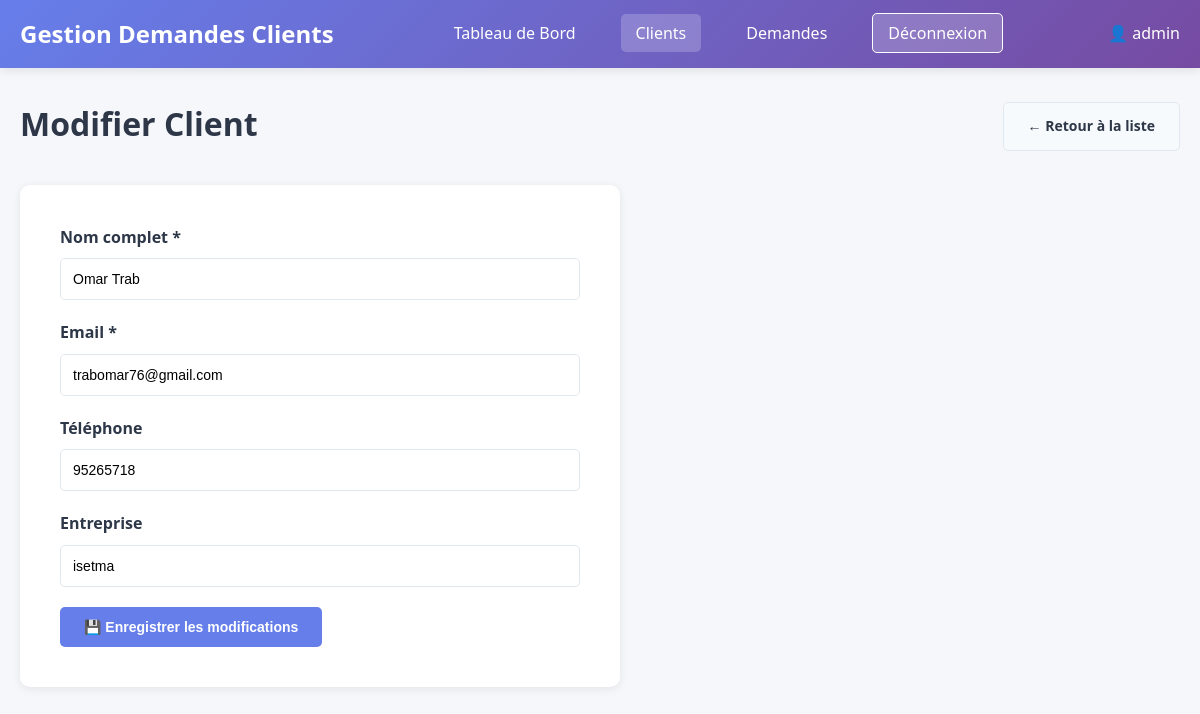
The app's page /clients/edit.php?id=3 (signed in) with its own data.
### tables this page shows
CREATE TABLE `clients` (
  `id` int(11) NOT NULL AUTO_INCREMENT,
  `nom` varchar(100) NOT NULL,
  `email` varchar(100) NOT NULL,
  `telephone` varchar(20) DEFAULT NULL,
  `entreprise` varchar(100) DEFAULT NULL,
  `created_at` timestamp NOT NULL DEFAULT current_timestamp(),
  PRIMARY KEY (`id`),
  UNIQUE KEY `email` (`email`)
);

### clients/edit.php (the view, shortened to what this page needs)
<?php
require_once '../includes/check_auth.php';
$id = isset($_GET['id']) ? (int)$_GET['id'] : 0;
$stmt = $pdo->prepare('SELECT * FROM clients WHERE id = ?');
$stmt->execute([$id]);
$client = $stmt->fetch();
?>
<!DOCTYPE html>
<html lang="fr">
<head>
    <link rel="stylesheet" href="../assets/css/style.css">
</head>
<body>
    <nav class="navbar">
        <div class="container">
            <h1 class="logo">Gestion Demandes Clients</h1>
            <ul class="nav-menu">
                <li><a href="../index.php">Tableau de Bord</a></li>
                <li><a href="list.php" class="active">Clients</a></li>
                <li><a href="../demandes/list.php">Demandes</a></li>
                <li><a href="../auth/logout.php" class="btn-logout">Déconnexion</a></li>
            </ul>
            <div class="user-info">
                <span>👤 <?= htmlspecialchars($_SESSION['username']) ?></span>
            </div>
        </div>
    </nav>
    <div class="container">
        <div class="page-header">
            <h2>Modifier Client</h2>
            <a href="list.php" class="btn btn-secondary">← Retour à la liste</a>
        </div>
        <div class="form-container">
            <form method="POST" action="">
                <div class="form-group">
                    <label for="nom">Nom complet *</label>
                    <input type="text" id="nom" name="nom" required
                           value="<?= htmlspecialchars($client['nom']) ?>">
                </div>
                <div class="form-group">
                    <label for="email">Email *</label>
                    <input type="email" id="email" name="email" required
                           value="<?= htmlspecialchars($client['email']) ?>">
                </div>
                <div class="form-group">
                    <label for="telephone">Téléphone</label>
                    <input type="tel" id="telephone" name="telephone"
                           value="<?= htmlspecialchars($client['telephone']) ?>">
                </div>
                <div class="form-group">
                    <label for="entreprise">Entreprise</label>
                    <input type="text" id="entreprise" name="entreprise"
                           value="<?= htmlspecialchars($client['entreprise']) ?>">
                </div>
                <button type="submit" class="btn btn-primary">💾 Enregistrer les modifications</button>
            </form>
        </div>
    </div>
</body>
</html>

### assets/css/style.css (style rules this page uses)
* { margin: 0; padding: 0; box-sizing: border-box; }
body { font-family: 'Segoe UI', Tahoma, Geneva, Verdana, sans-serif; background: #f5f7fa; color: #333; line-height: 1.6; }
.navbar { background: linear-gradient(135deg, #667eea 0%, #764ba2 100%); color: white; padding: 15px 0; box-shadow: 0 2px 10px rgba(0,0,0,0.1); }
.navbar .container { display: flex; justify-content: space-between; align-items: center; max-width: 1200px; margin: 0 auto; padding: 0 20px; }
.logo { font-size: 24px; font-weight: bold; color: white; }
.nav-menu { display: flex; list-style: none; gap: 30px; }
.nav-menu a { color: white; text-decoration: none; padding: 8px 15px; border-radius: 5px; transition: background 0.3s; }
.nav-menu a:hover, .nav-menu a.active { background: rgba(255,255,255,0.2); }
.btn-logout { background: rgba(255,255,255,0.2) !important; border: 1px solid white; }
.user-info { display: flex; align-items: center; gap: 10px; }
.container { max-width: 1200px; margin: 0 auto; padding: 30px 20px; }
.page-header { margin-bottom: 30px; }
.page-header h2 { font-size: 32px; color: #2d3748; margin-bottom: 5px; }
.btn { display: inline-block; padding: 12px 24px; border: none; border-radius: 5px; cursor: pointer; font-size: 14px; font-weight: 600; text-decoration: none; transition: all 0.3s; }
.btn-primary { background: #667eea; color: white; }
.btn-secondary { background: #f7fafc; color: #2d3748; border: 1px solid #e2e8f0; }
.form-group { margin-bottom: 20px; }
.form-group label { display: block; margin-bottom: 8px; font-weight: 600; color: #2d3748; }
.form-group input, .form-group select, .form-group textarea { width: 100%; padding: 12px; border: 1px solid #e2e8f0; border-radius: 5px; font-size: 14px; transition: border-color 0.3s; }
.form-container { background: white; padding: 40px; border-radius: 10px; box-shadow: 0 2px 10px rgba(0,0,0,0.08); max-width: 600px; }
.page-header { display: flex; justify-content: space-between; align-items: center; margin-bottom: 30px; }

### records on screen
clients: nom "Omar Trab", email "trabomar76@gmail.com", telephone "95265718", entreprise "isetma"

### other values on screen
$_SESSION['username'] "admin"
